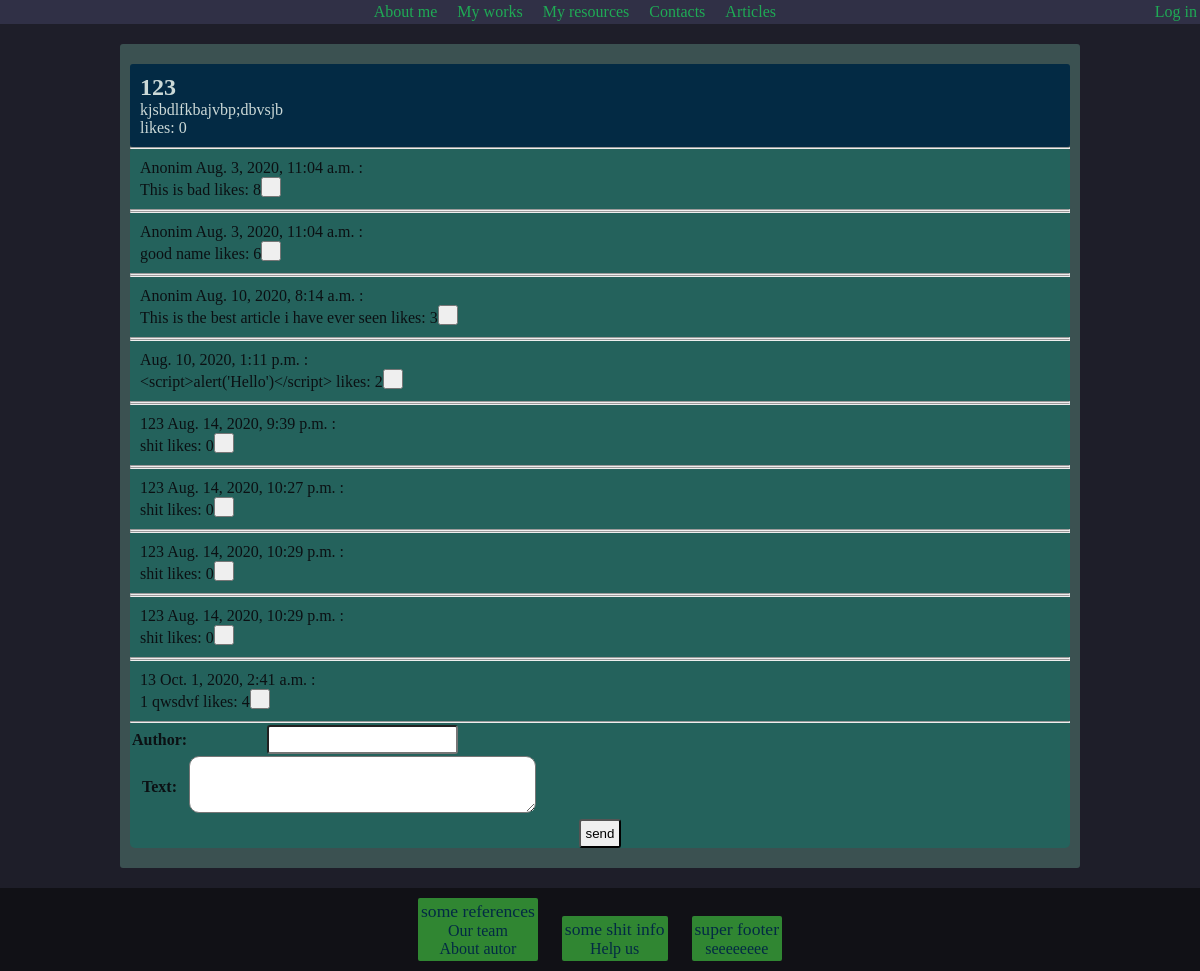
/articles/1, run on the app's committed database.
### articles/models.py (models this page shows, shortened)
class MainMenuElementModel(models.Model):
    ref = models.CharField(max_length=30)
    text = models.CharField(max_length=20)
    class Meta:
        verbose_name_plural = 'Элементы навигации хедера'
        verbose_name = 'Элемент навигации хедера'

class ArticleModel(models.Model):
    category = models.ForeignKey(CategoryModel,
                                 on_delete=models.CASCADE,
                                 default=CategoryModel.OTHER_CATEGORY_ID)
    title = models.CharField(max_length=50)
    text = models.TextField();
    date = models.DateTimeField()
    likes = models.IntegerField(default=0)
    class Meta:
        verbose_name_plural = 'Cтатьи'
        verbose_name = 'Cтатья'

class CommentModel(models.Model):
    author = models.CharField(max_length=20, default='Anonim')
    text = models.TextField()
    article = models.ForeignKey(ArticleModel, on_delete=models.CASCADE)
    likes = models.IntegerField(default=0)
    date = models.DateTimeField()
    class Meta:
        verbose_name_plural = 'Комментарии'

class FooterContentModel(models.Model):
    text = models.CharField(max_length=20)
    ref = models.CharField(max_length=30)
    footerBlock = models.ForeignKey(FooterBlockModel, on_delete=models.CASCADE)
    class Meta:
        verbose_name_plural = 'Элементы блока в футере'
        verbose_name = 'Элемент блока в футере'

### articles/views.py (the view, shortened to what this page needs)
# urls.py: path('<int:articleId>', views.ArticleView.as_view(), name='solo_article'),
class ArticleView(BaseBlogView):
    comments = None
    article = None
    comment_form = AddCommentForm
    template_name = 'article.html'
    extra_context = {
        'comment_form': comment_form(),
    }
    def get_context_data(self, **kwargs):
        self.extra_context.update(article=self.article)
        self.extra_context.update(comments=getCommentsByArticle(self.article))
        return super().get_context_data(**kwargs)
    def setup(self, request, *args, **kwargs):
        self.article = getArticleById(int(kwargs['articleId']))
        return super().setup(request, *args, **kwargs)

### articles/forms.py
class AddCommentForm(forms.Form):
    author = forms.CharField(max_length=20, required=False)
    text = forms.CharField(widget=forms.Textarea(attrs={
                                                        'rows': 3,
                                                        'class': 'comment_input',
                                                        }))

### articles/base.py (called while the page is built)
    def get_context_data(self, **kwargs):
        if self.base_context is not None:
            if self.extra_context is not None:
                self.extra_context.update(**self.base_context)
        return super().get_context_data(**kwargs)

### articles/db_getters.py (called while the page is built)
def getArticleById(articleId):
    try:
        article = ArticleModel.objects.get(id=articleId)
    except ObjectDoesNotExist:
        raise NoArticle()
    except MultipleObjectsReturned:
        raise ManyArticles()
    except:
        raise Shit()
    else:
        return article

def getCommentsByArticle(article):
    try:
        comments = CommentModel.objects.filter(article=article)
    except ObjectDoesNotExist:
        raise NoComments()
    except:
        raise Shit()
    else:
        return comments

### templates/article.html (shortened to what this page needs)
{% extends 'content.html' %}
{% load static %}
{% block content %}
<div class="solo_article">
    <h2>{{ article.title }}</h2>
    <p>{{ article.text|safe }}</p>
    <p>likes: {{ article.likes }}</p>
</div>
<div class="comments">
    {% for comment in comments %}
    <hr>
    <div class="comment">
        <p>{{ comment.author }} <span class="comment_date"> {{ comment.date }}</span> :</p>
        <span>{{ comment.text }}</span>
        <span id="likes_{{ comment.id }}">likes: {{ comment.likes }}</span><button id="{{ comment.id }}" class="like_button" value="like"></button>
    </div>
    <hr>
    {% empty %}
    <p class="no_comments">Here is no comments!</p>
    {% endfor %}
    <form method="POST" >
        <table>
            {{ comment_form }}
        </table>
        <input type="submit" value="send" onclick="windows.location.reload()">
    </form>
</div>
{% endblock %}

### templates/footer.html
{% extends 'header.html' %}
{% load static %}
{% block footer %}
        <div class="footer_wrapper">
            <div class="footer">
                {% for ind,footerBlock in footer.items %}
                <div class="footer_element">
                    <div class="footer_title_wrapper">
                        <span class="footer_title">{{ footerBlock.name }}</span>
                    </div>
                {% for footerString in footerBlock.content %}
                    <div class="footer_text_wrapper">
                        <span class="footer_text">{{ footerString.text }}</span>
                    </div>
                {% endfor %}
                </div>
                {% endfor %}
            </div>
        </div>
{% endblock %}

### templates/header.html (shortened to what this page needs)
{% extends 'base.html' %}
{% load static %}
{% block head %}
        <link rel="stylesheet" href="{% static 'main_blog.css' %}">
{% endblock %}
{% block header %}
        <div class="header_wrapper">
            {% for ref in menu %}
            <div id="{{ ref.ref }}" class="header_ref_wrapper">
                <span class="header_text">{{ ref.text }}</span>
            </div>
            {% endfor %}
            <div class="auth">
              {% if user.is_authenticated %}
                <div class="login_nav_wrapper">
                    <ul class="login_nav">
                        <li class="user_name">{{ user.get_username }}</li>
                        <li class="log_out_nav"><a class="log_out_nav_ref" href="{% url 'accounts:logout' %}">Log out</a></li>
                    </ul>
                </div>
                {% else %}
                <div class="login_ref_wrapper">
                    <a class="login_ref" href="{% url 'accounts:login' %}">Log in</a>
                </div>
            {% endif %}
            </div>
        </div>
{% endblock %}

### static/main_blog.css (style rules this page uses)
* { box-sizing: border-box; margin : 0px; padding : 0px; }
body { background-color: #1e1e29; margin : 0px; }
.header_wrapper { background-color: rgba(54, 54, 80, 0.74); min-height: 10%; width : 100%; text-align: center; position: sticky; }
.header_ref_wrapper { display: inline-block; margin : auto 5px auto 5px; padding : 3px; color: #1faa55; transition : all 0.2s; }
.auth { padding : 3px; padding-left : 5px; float : right; border-radius : 3px; }
.login_ref { text-decoration : none; color : #1faa55; }
.article, .solo_article { color: #ccd9d7; padding : 10px; margin : 10px; background-color: #032a44; word-wrap: break-word; border-radius : 3px; transition: all 0.2s; }
.solo_article { margin-bottom : 0px; text-align: left; }
textarea { border-radius : 10px; padding : 5px; }
input { border-radius: 3px; padding : 5px; }
input[type=submit] { display : inline; margin : auto; }
.comments { margin : 10px; color : #0b1013; background-color: #24625c; border-radius: 5px; margin-top: 0px; }
.comment { text-align: left; padding : 10px; }
.like_button { height : 20px; width : 20px; }
.footer_wrapper { text-align: center; }
.footer { margin : auto; background-color: rgb(17, 17, 22); text-align: center; }
.footer_element { margin : 10px; color : #032a44; padding : 3px; border-radius: 2px; display: inline-block; background-color: rgba(71, 217, 71, 0.59); height: 100%; }
.footer_title { font-size : 1.1em; }

### data on the page
MainMenuElementModel: text "About me"
MainMenuElementModel: text "My works"
MainMenuElementModel: text "My resources"
MainMenuElementModel: text "Contacts"
MainMenuElementModel: text "Articles"
ArticleModel: title "123", text "kjsbdlfkbajvbp;dbvsjb", likes "0"
CommentModel: author "Anonim", date "Aug. 3, 2020, 11:04 a.m.", text "This is bad", likes "8"
CommentModel: author "Anonim", date "Aug. 3, 2020, 11:04 a.m.", text "good name", likes "6"
CommentModel: author "Anonim", date "Aug. 10, 2020, 8:14 a.m.", text "This is the best article i have ever seen", likes "3"
CommentModel: date "Aug. 10, 2020, 1:11 p.m.", text "<script>alert('Hello')</script>", likes "2"
CommentModel: author "123", date "Aug. 14, 2020, 9:39 p.m.", text "shit", likes "0"
CommentModel: author "123", date "Aug. 14, 2020, 10:27 p.m.", text "shit", likes "0"
CommentModel: author "123", date "Aug. 14, 2020, 10:29 p.m.", text "shit", likes "0"
CommentModel: author "123", date "Aug. 14, 2020, 10:29 p.m.", text "shit", likes "0"
CommentModel: author "13", date "Oct. 1, 2020, 2:41 a.m.", text "1 qwsdvf", likes "4"
FooterContentModel: text "Our team"
FooterContentModel: text "About autor"
FooterContentModel: text "Help us"
FooterContentModel: text "seeeeeeee"

### other printed values
{{ footerBlock.name }} "some references" "some shit info" "super footer"
